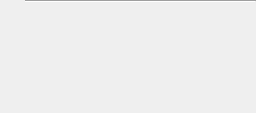
<?xml version="1.0" encoding="UTF-8"?>
<ui version="4.0">
 <class>BottomBar</class>
 <widget class="QWidget" name="BottomBar">
  <property name="geometry">
   <rect>
    <x>0</x>
    <y>0</y>
    <width>256</width>
    <height>113</height>
   </rect>
  </property>
  <property name="windowTitle">
   <string>Form</string>
  </property>
  <layout class="QHBoxLayout" name="horizontalLayout">
   <property name="spacing">
    <number>0</number>
   </property>
   <property name="leftMargin">
    <number>25</number>
   </property>
   <property name="topMargin">
    <number>0</number>
   </property>
   <property name="rightMargin">
    <number>0</number>
   </property>
   <property name="bottomMargin">
    <number>25</number>
   </property>
   <item>
    <layout class="QVBoxLayout" name="verticalLayout">
     <item>
      <widget class="Line" name="line">
       <property name="orientation">
        <enum>Qt::Horizontal</enum>
       </property>
      </widget>
     </item>
     <item>
      <spacer name="verticalSpacer">
       <property name="orientation">
        <enum>Qt::Vertical</enum>
       </property>
       <property name="sizeType">
        <enum>QSizePolicy::Fixed</enum>
       </property>
       <property name="sizeHint" stdset="0">
        <size>
         <width>20</width>
         <height>20</height>
        </size>
       </property>
      </spacer>
     </item>
     <item>
      <widget class="QLabel" name="lblBalance">
       <property name="minimumSize">
        <size>
         <width>20</width>
         <height>0</height>
        </size>
       </property>
       <property name="font">
        <font>
         <pointsize>10</pointsize>
         <weight>75</weight>
         <bold>true</bold>
        </font>
       </property>
       <property name="styleSheet">
        <string notr="true">color:rgb(211, 215, 207)</string>
       </property>
       <property name="text">
        <string/>
       </property>
       <property name="alignment">
        <set>Qt::AlignLeading|Qt::AlignLeft|Qt::AlignVCenter</set>
       </property>
      </widget>
     </item>
     <item>
      <widget class="QLabel" name="lblFiatBalance">
       <property name="minimumSize">
        <size>
         <width>20</width>
         <height>0</height>
        </size>
       </property>
       <property name="font">
        <font>
         <pointsize>9</pointsize>
         <weight>75</weight>
         <bold>true</bold>
        </font>
       </property>
       <property name="styleSheet">
        <string notr="true">color:rgb(211, 215, 207)</string>
       </property>
       <property name="text">
        <string/>
       </property>
       <property name="alignment">
        <set>Qt::AlignLeading|Qt::AlignLeft|Qt::AlignVCenter</set>
       </property>
      </widget>
     </item>
    </layout>
   </item>
  </layout>
 </widget>
 <resources/>
 <connections/>
</ui>
